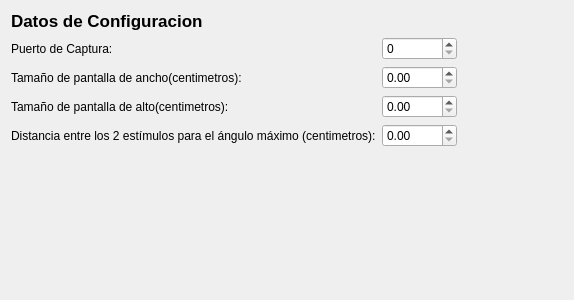
<?xml version="1.0" encoding="UTF-8"?>
<ui version="4.0">
 <class>Configuracion</class>
 <widget class="QDialog" name="Configuracion">
  <property name="geometry">
   <rect>
    <x>0</x>
    <y>0</y>
    <width>574</width>
    <height>300</height>
   </rect>
  </property>
  <property name="windowTitle">
   <string>Dialog</string>
  </property>
  <layout class="QVBoxLayout" name="verticalLayout">
   <item>
    <layout class="QFormLayout" name="formLayout">
     <item row="0" column="0">
      <widget class="QLabel" name="label">
       <property name="font">
        <font>
         <pointsize>13</pointsize>
         <weight>75</weight>
         <bold>true</bold>
        </font>
       </property>
       <property name="text">
        <string>Datos de Configuracion</string>
       </property>
      </widget>
     </item>
     <item row="1" column="0">
      <widget class="QLabel" name="label_2">
       <property name="text">
        <string>Puerto de Captura:</string>
       </property>
      </widget>
     </item>
     <item row="1" column="1">
      <widget class="QSpinBox" name="txt_captureport">
       <property name="sizePolicy">
        <sizepolicy hsizetype="Fixed" vsizetype="Fixed">
         <horstretch>0</horstretch>
         <verstretch>0</verstretch>
        </sizepolicy>
       </property>
       <property name="maximumSize">
        <size>
         <width>75</width>
         <height>16777215</height>
        </size>
       </property>
      </widget>
     </item>
     <item row="2" column="0">
      <widget class="QLabel" name="label_3">
       <property name="text">
        <string>Tamaño de pantalla de ancho(centimetros):</string>
       </property>
      </widget>
     </item>
     <item row="2" column="1">
      <widget class="QDoubleSpinBox" name="txt_horizontalsize">
       <property name="sizePolicy">
        <sizepolicy hsizetype="Fixed" vsizetype="Fixed">
         <horstretch>0</horstretch>
         <verstretch>0</verstretch>
        </sizepolicy>
       </property>
       <property name="maximumSize">
        <size>
         <width>75</width>
         <height>16777215</height>
        </size>
       </property>
      </widget>
     </item>
     <item row="3" column="0">
      <widget class="QLabel" name="label_5">
       <property name="text">
        <string>Tamaño de pantalla de alto(centimetros):</string>
       </property>
      </widget>
     </item>
     <item row="3" column="1">
      <widget class="QDoubleSpinBox" name="txt_verticalsize">
       <property name="sizePolicy">
        <sizepolicy hsizetype="Fixed" vsizetype="Fixed">
         <horstretch>0</horstretch>
         <verstretch>0</verstretch>
        </sizepolicy>
       </property>
       <property name="maximumSize">
        <size>
         <width>75</width>
         <height>16777215</height>
        </size>
       </property>
      </widget>
     </item>
     <item row="4" column="0">
      <widget class="QLabel" name="label_4">
       <property name="text">
        <string>Distancia entre los 2 estímulos para el ángulo máximo (centimetros):</string>
       </property>
      </widget>
     </item>
     <item row="4" column="1">
      <widget class="QDoubleSpinBox" name="txt_maxdistance">
       <property name="sizePolicy">
        <sizepolicy hsizetype="Fixed" vsizetype="Fixed">
         <horstretch>0</horstretch>
         <verstretch>0</verstretch>
        </sizepolicy>
       </property>
       <property name="maximumSize">
        <size>
         <width>75</width>
         <height>16777215</height>
        </size>
       </property>
      </widget>
     </item>
    </layout>
   </item>
  </layout>
 </widget>
 <resources/>
 <connections/>
</ui>
